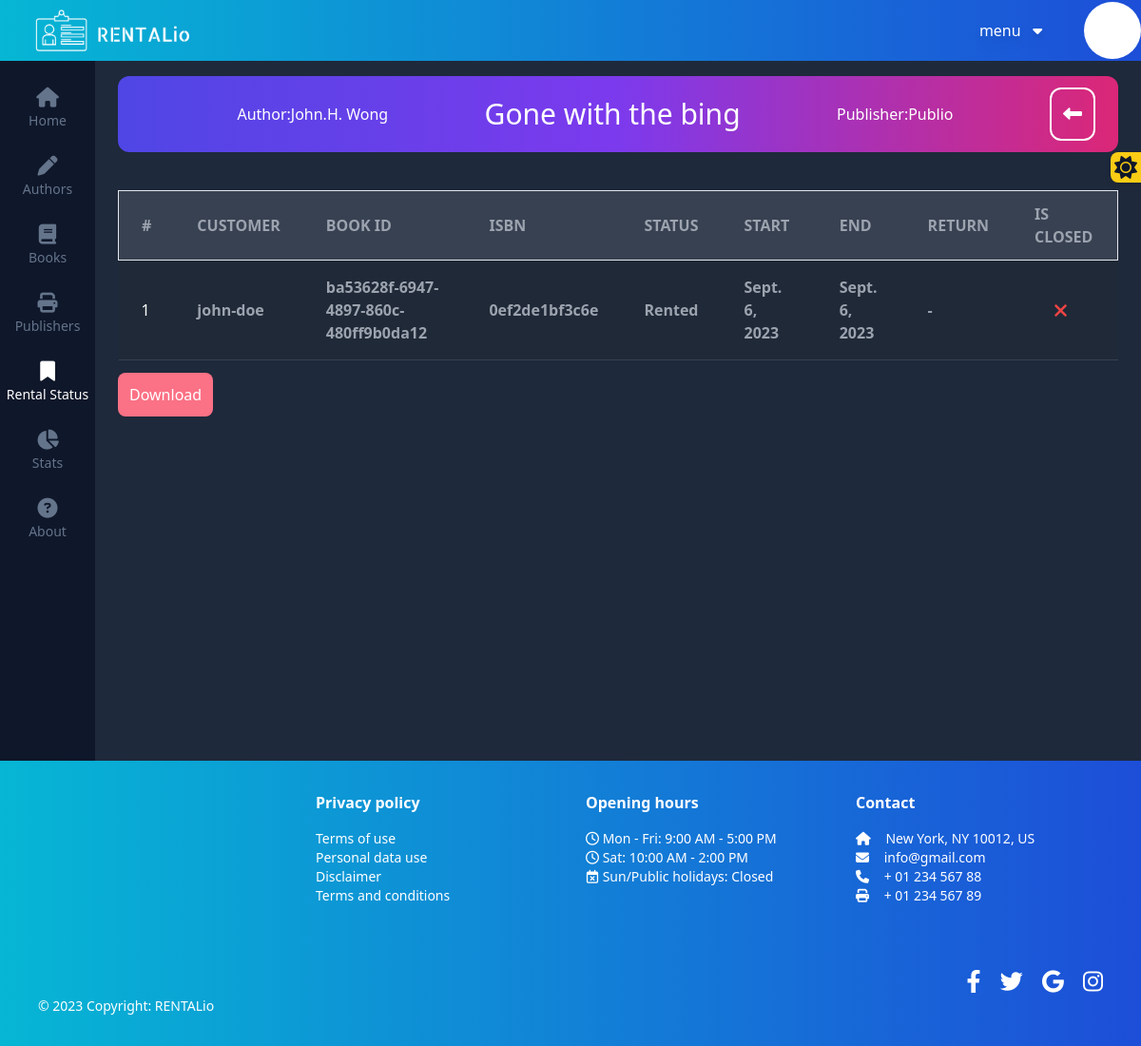
Screenshot of /rentals/ba53628f-6947-4897-860c-480ff9b0da12/ (signed in) with the database file from the repository.
### books/models.py (models this page shows, shortened)
class BookTitle(models.Model):
    publisher=models.ForeignKey(Publisher,on_delete=models.CASCADE)
    author = models.ForeignKey(Author,on_delete=models.CASCADE)
    title = models.CharField(max_length=300,unique=True)
    slug=models.SlugField(blank=True)                                                                                   #optional
    genre = models.CharField(
        max_length=7,
        choices=GENRE_CHOICES,
        default='DRA',
    )
    created_at=models.DateTimeField(auto_now_add=True)
    updated_at=models.DateTimeField(auto_now=True)

class Book(models.Model):
    title = models.ForeignKey(BookTitle,on_delete=models.CASCADE)
    ISBN=models.CharField(max_length=13,blank=True)
    id = models.CharField(primary_key=True, max_length=32, default=uuid.uuid4, editable=False)
    qr_code=models.ImageField(upload_to='qr_codes',blank=True,null=True)
    created_at=models.DateTimeField(auto_now_add=True)
    updated_at=models.DateTimeField(auto_now=True)

### publishers/models.py (models this page shows, shortened)
class Publisher(models.Model):
    id=models.UUIDField(primary_key=True, default=uuid.uuid4,editable=False)
    name=models.CharField(max_length=300)
    country= CountryField(blank_label='(select your country)')
    created_at=models.DateTimeField(auto_now_add=True)
    updated_at=models.DateTimeField(auto_now=True)

### rentals/models.py (models this page shows, shortened)
class Rental(models.Model):
    book = models.ForeignKey(Book,on_delete=models.CASCADE)
    customer = models.ForeignKey(Customer,on_delete=models.CASCADE)
    status = models.CharField(max_length=2, choices=STATUS_CHOICES)
    rent_start_date=models.DateField(help_text='when the book was rented')
    rent_end_date=models.DateField(help_text='deadline,blank=True')
    return_date=models.DateField(blank=True,null=True, help_text='return date')
    rental_status_is_closed=models.BooleanField(default=False)                                                          #returned or lost (will change it to true)
    created_at= models.DateTimeField(auto_now_add=True)
    updated_at= models.DateTimeField(auto_now=True)
    is_closed = models.BooleanField(default=False)
    @property
    def status_text(self):
        statuses=dict(STATUS_CHOICES)
        return statuses[self.status]
    class Meta:
        ordering =('-created_at',)

### customers/models.py (models this page shows, shortened)
class Customer(models.Model):
    books=models.ManyToManyField(Book,blank=True, help_text='books currently rented out')
    first_name=models.CharField(max_length=300)
    last_name=models.CharField(max_length=300)
    age_group= models.CharField(
        max_length=5,
        choices=AGE_GROUPS,
        default='',
        blank=True,
    )
    username=models.CharField(max_length=300, blank=True, unique=True)
    additional_info=models.TextField(blank=True)
    rating=models.PositiveSmallIntegerField(default=50)
    book_count=models.PositiveSmallIntegerField(default=0)

### rentals/views.py (the view)
# urls.py: path('<str:book_id>/',BookRentalHistoryView.as_view(),name="detail"),
class BookRentalHistoryView(LoginRequiredMixin,ListView):
    model = Rental
    template_name='rentals/detail.html'
    def get_queryset(self):
        book_id= self.kwargs.get('book_id')
        return Rental.objects.filter(Q(book__ISBN=book_id) | Q(book__id=book_id))
    def get_context_data(self,**kwargs):
        context=super().get_context_data(**kwargs)
        book_id= self.kwargs.get('book_id')
        obj = get_object_or_404(Book, Q(ISBN=book_id) | Q(id=book_id))
        context['object'] = obj
        context['book_id'] = book_id
        return context

### authors/models.py (called while the page is built)
    @property
    def formatted_name(self):
        name_parts = self.name.split()
        if len(name_parts) >= 2:
            return f"{name_parts[-1]} {' '.join(name_parts[:-1])}"
        return self.name

### rentals/templates/rentals/detail.html (shortened to what this page needs)
{% extends 'base.html' %}
{% block content %}
        {% include 'components/header.html' with title=object.title.title description=object.title.publisher.name author=object.title.author.formatted_name is_go_back=True %}
{%  if object %}
    {% if object_list %}
                 <div class="overflow-x-auto">
            <table class="w-full text-md text-left text-gray-500 dark:text-gray-400">
                <thead class="text-md text-gray-700 uppercase dark:bg-gray-700 dark:text-gray-400">
                    <tr class="border">
                        <th scope="col" class="py-3 px-6">
                            #
                        </th>
                        <th scope="col" class="py-3 px-6">
                            customer
                        </th>
                        <th scope="col" class="py-3 px-6">
                            book id
                        </th>
                           <th scope="col" class="py-3 px-6">
                            isbn
                        </th>
                        <th scope="col" class="py-3 px-6">
                            status
                        </th>
                        <th scope="col" class="py-3 px-6">
                            start
                        </th>
                        <th scope="col" class="py-3 px-6">
                            end
                        </th>
                        <th scope="col" class="py-3 px-6">
                            return
                        </th>
                        <th scope="col" class="py-3 px-6">
                            is closed
                        </th>
                    </tr>
                </thead>
                <tbody>
                    {% for obj in object_list %}
                        <tr class="border-b dark:bg-gray-800 dark:border-gray-700 {% if not obj.is_read  %}font-bold{% endif %}">
                        <td scope="row" class="py-4 px-6 font-medium text-gray-900 dark:text-white">
                            {{forloop.counter}}
                        </td>
                        <td class="py-4 px-6">
                            {{obj.customer.username}}
                        </td>
                        <td class="py-4 px-6">
                            {{obj.book.id}}
                        </td>
                       <td class="py-4 px-6">
                            {{obj.book.ISBN}}
                        </td>
                        <td class="py-4 px-6">
                            {{obj.status_text}}
                        </td>
                        <td class="py-4 px-6">
                            {{obj.rent_start_date}}
                        </td>
                        <td class="py-4 px-6">
                            {{obj.rent_start_date}}
                        </td>
                        <td class="py-4 px-6">
                            {% if obj.return_date %}{{obj.return_date}}{% else %}-{% endif %}
                        </td>
                        <td class="py-4 px-6">
                            {% if obj.is_closed %}
                                <i class="fa-solid fa-check fa-lg text-teal-300" style="margin-left: 20px;"></i>
                            {% else %}
                                <i class="fa-solid fa-xmark fa-lg text-red-500" style="margin-left: 20px;"></i>
                            {% endif %}
                        </td>
                    </tr>
                    {% endfor %}
                </tbody>
            </table>
                 <div class="mt-6 h-12">
                     <a href="{% url 'rentals:download' book_id %}" class="p-3 bg-rose-400 hover:bg-rose-500 text-white rounded-lg">Download</a>
                 </div>
            </div>
    {% else %}
        No rental-related data
    {% endif %}
{%  else %}
    No book-related data
{% endif %}
{% endblock content %}

### templates/components/header.html (shortened to what this page needs)
<div class="bg-gradient-to-r from-indigo-600 via-purple-600 to-pink-600 text-white rounded-xl mb-10 h-[80px] flex justify-between items-center px-6" id="head">
    <div class="text-1xl">Author:{{author}}</div>
    <div class="text-3xl">{{title}}</div>
    <div class="text-md">Publisher:{{description}}</div>
        <div>
{% if is_go_back %}
    <div class="{% if is_form_available %}ml-3{% endif %}">
        <button onclick="history.back();" class="bg-transparent border-2 border-white text-white hover:bg-white hover:text-slate-900 p-3 rounded-xl text-xl" id="go-back-btn">
            <i class="fa-solid fa-left-long"></i>
        </button>
    </div>
{% endif %}
        </div>
</div>

### rows the page displays
BookTitle: title "Gone with the bing"
Publisher: name "Publio"
Rental: customer.username "john-doe", book.id "ba53628f-6947-4897-860c-480ff9b0da12", book.ISBN "0ef2de1bf3c6e", status_text "Rented", rent_start_date "Sept. 6, 2023", is_closed False (drawn)

### other values shown
{{ author }} "John.H. Wong"
